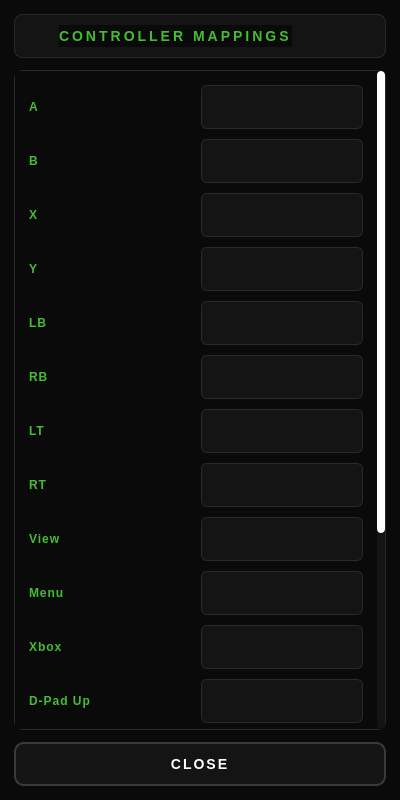
<?xml version="1.0" encoding="UTF-8"?>
<ui version="4.0">
 <class>dialogKeybinds</class>
 <widget class="QDialog" name="dialogKeybinds">
  <property name="geometry">
   <rect><x>0</x><y>0</y><width>400</width><height>800</height></rect>
  </property>
  <property name="windowTitle"><string>KEYBINDS</string></property>
  <property name="styleSheet">
   <string notr="true">QDialog, QWidget {
    background-color: #0a0a0a;
    font-family: "Segoe UI", Arial, sans-serif;
    color: #e8e8e8;
}

QLabel {
    color: #44bd32; /* keep green text */
    font-size: 12px;
    font-weight: 800;
    letter-spacing: 1px;
    min-width: 80px;
}

QComboBox {
    background-color: #141414;
    border: 1px solid #2a2a2a;
    border-radius: 6px;
    color: #ffffff;
    padding: 6px 10px;
    min-height: 30px;
    min-width: 100px;
}
QComboBox:hover { border: 1px solid #ffffff; }
QComboBox::drop-down { border: none; width: 28px; }
QComboBox::down-arrow { width: 0px; height: 0px; image: none; }

QScrollArea {
    border: 1px solid #2a2a2a;
    border-radius: 8px;
    background-color: #141414;
}

QScrollBar:vertical {
    background: #141414;
    width: 8px;
    border-radius: 4px;
}
QScrollBar::handle:vertical {
    background: #ffffff;
    border-radius: 4px;
    min-height: 30px;
}
QScrollBar::add-line:vertical, QScrollBar::sub-line:vertical {
    height: 0px;
}

QPushButton {
    background-color: #141414;
    border: 2px solid #3a3a3a;
    border-radius: 10px;
    color: #ffffff;
    font-size: 14px;
    font-weight: 900;
    letter-spacing: 2px;
    padding: 10px 18px;
}
QPushButton:hover {
    background-color: #1a1a1a;
    border: 2px solid #ffffff;
}
QPushButton:pressed {
    background-color: #0a0a0a;
}

/* Title icon box */
QLabel#lblTitleIcon {
    min-width: 22px;
    max-width: 22px;
    min-height: 22px;
    max-height: 22px;
    background-color: transparent;
    border: none;
    image: url(icons/gamepad.svg);
}
</string>
  </property>
  <layout class="QVBoxLayout" name="verticalLayout">
   <property name="leftMargin"><number>14</number></property>
   <property name="topMargin"><number>14</number></property>
   <property name="rightMargin"><number>14</number></property>
   <property name="bottomMargin"><number>14</number></property>
   <property name="spacing"><number>12</number></property>

   <item>
    <widget class="QFrame" name="frameTitle">
     <property name="styleSheet">
      <string notr="true">QFrame#frameTitle {
    background-color: #141414;
    border: 1px solid #2a2a2a;
    border-radius: 8px;
}
</string>
     </property>
     <layout class="QHBoxLayout" name="titleLayout">
      <property name="leftMargin"><number>12</number></property>
      <property name="topMargin"><number>10</number></property>
      <property name="rightMargin"><number>12</number></property>
      <property name="bottomMargin"><number>10</number></property>
      <property name="spacing"><number>10</number></property>
      <item>
       <widget class="QLabel" name="lblTitleIcon">
        <property name="text"><string></string></property>
       </widget>
      </item>
      <item>
       <widget class="QLabel" name="lblKeybindsTitle">
        <property name="styleSheet">
         <string notr="true">QLabel {
    color: #44bd32;
    font-size: 14px; /* revert to your earlier size */
    font-weight: 900;
    letter-spacing: 3px;
}
</string>
        </property>
        <property name="text"><string>CONTROLLER MAPPINGS</string></property>
       </widget>
      </item>
      <item>
       <spacer name="spacerTitleRight">
        <property name="orientation"><enum>Qt::Horizontal</enum></property>
        <property name="sizeHint"><size><width>20</width><height>20</height></size></property>
       </spacer>
      </item>
     </layout>
    </widget>
   </item>

   <item>
    <widget class="QScrollArea" name="scrollKeybinds">
     <property name="widgetResizable"><bool>true</bool></property>
     <widget class="QWidget" name="scrollAreaWidgetContents">
      <property name="geometry"><rect><x>0</x><y>0</y><width>478</width><height>820</height></rect></property>
      <layout class="QVBoxLayout" name="verticalLayout_2">
       <property name="leftMargin"><number>14</number></property>
       <property name="topMargin"><number>14</number></property>
       <property name="rightMargin"><number>14</number></property>
       <property name="bottomMargin"><number>14</number></property>
       <property name="spacing"><number>10</number></property>

       <item>
        <layout class="QHBoxLayout" name="row_1">
         <item>
          <widget class="QLabel" name="lbl_comboA">
           <property name="text"><string>A</string></property>
          </widget>
         </item>
         <item>
          <widget class="QComboBox" name="comboA"/>
         </item>
        </layout>
       </item>

       <item>
        <layout class="QHBoxLayout" name="row_2">
         <item>
          <widget class="QLabel" name="lbl_comboB">
           <property name="text"><string>B</string></property>
          </widget>
         </item>
         <item>
          <widget class="QComboBox" name="comboB"/>
         </item>
        </layout>
       </item>

       <item>
        <layout class="QHBoxLayout" name="row_3">
         <item>
          <widget class="QLabel" name="lbl_comboX">
           <property name="text"><string>X</string></property>
          </widget>
         </item>
         <item>
          <widget class="QComboBox" name="comboX"/>
         </item>
        </layout>
       </item>

       <item>
        <layout class="QHBoxLayout" name="row_4">
         <item>
          <widget class="QLabel" name="lbl_comboY">
           <property name="text"><string>Y</string></property>
          </widget>
         </item>
         <item>
          <widget class="QComboBox" name="comboY"/>
         </item>
        </layout>
       </item>

       <item>
        <layout class="QHBoxLayout" name="row_5">
         <item>
          <widget class="QLabel" name="lbl_comboLB">
           <property name="text"><string>LB</string></property>
          </widget>
         </item>
         <item>
          <widget class="QComboBox" name="comboLB"/>
         </item>
        </layout>
       </item>

       <item>
        <layout class="QHBoxLayout" name="row_6">
         <item>
          <widget class="QLabel" name="lbl_comboRB">
           <property name="text"><string>RB</string></property>
          </widget>
         </item>
         <item>
          <widget class="QComboBox" name="comboRB"/>
         </item>
        </layout>
       </item>

       <item>
        <layout class="QHBoxLayout" name="row_7">
         <item>
          <widget class="QLabel" name="lbl_comboLT">
           <property name="text"><string>LT</string></property>
          </widget>
         </item>
         <item>
          <widget class="QComboBox" name="comboLT"/>
         </item>
        </layout>
       </item>

       <item>
        <layout class="QHBoxLayout" name="row_8">
         <item>
          <widget class="QLabel" name="lbl_comboRT">
           <property name="text"><string>RT</string></property>
          </widget>
         </item>
         <item>
          <widget class="QComboBox" name="comboRT"/>
         </item>
        </layout>
       </item>

       <item>
        <layout class="QHBoxLayout" name="row_9">
         <item>
          <widget class="QLabel" name="lbl_comboView">
           <property name="text"><string>View</string></property>
          </widget>
         </item>
         <item>
          <widget class="QComboBox" name="comboView"/>
         </item>
        </layout>
       </item>

       <item>
        <layout class="QHBoxLayout" name="row_10">
         <item>
          <widget class="QLabel" name="lbl_comboMenu">
           <property name="text"><string>Menu</string></property>
          </widget>
         </item>
         <item>
          <widget class="QComboBox" name="comboMenu"/>
         </item>
        </layout>
       </item>

       <item>
        <layout class="QHBoxLayout" name="row_11">
         <item>
          <widget class="QLabel" name="lbl_comboXbox">
           <property name="text"><string>Xbox</string></property>
          </widget>
         </item>
         <item>
          <widget class="QComboBox" name="comboXbox"/>
         </item>
        </layout>
       </item>

       <item>
        <layout class="QHBoxLayout" name="row_12">
         <item>
          <widget class="QLabel" name="lbl_comboDpadUp">
           <property name="text"><string>D-Pad Up</string></property>
          </widget>
         </item>
         <item>
          <widget class="QComboBox" name="comboDpadUp"/>
         </item>
        </layout>
       </item>

       <item>
        <layout class="QHBoxLayout" name="row_13">
         <item>
          <widget class="QLabel" name="lbl_comboDpadDown">
           <property name="text"><string>D-Pad Down</string></property>
          </widget>
         </item>
         <item>
          <widget class="QComboBox" name="comboDpadDown"/>
         </item>
        </layout>
       </item>

       <item>
        <layout class="QHBoxLayout" name="row_14">
         <item>
          <widget class="QLabel" name="lbl_comboDpadLeft">
           <property name="text"><string>D-Pad Left</string></property>
          </widget>
         </item>
         <item>
          <widget class="QComboBox" name="comboDpadLeft"/>
         </item>
        </layout>
       </item>

       <item>
        <layout class="QHBoxLayout" name="row_15">
         <item>
          <widget class="QLabel" name="lbl_comboDpadRight">
           <property name="text"><string>D-Pad Right</string></property>
          </widget>
         </item>
         <item>
          <widget class="QComboBox" name="comboDpadRight"/>
         </item>
        </layout>
       </item>

       <item>
        <layout class="QHBoxLayout" name="row_16">
         <item>
          <widget class="QLabel" name="lbl_comboLS">
           <property name="text"><string>Left Stick Press (LS)</string></property>
          </widget>
         </item>
         <item>
          <widget class="QComboBox" name="comboLS"/>
         </item>
        </layout>
       </item>

       <item>
        <layout class="QHBoxLayout" name="row_17">
         <item>
          <widget class="QLabel" name="lbl_comboRS">
           <property name="text"><string>Right Stick Press (RS)</string></property>
          </widget>
         </item>
         <item>
          <widget class="QComboBox" name="comboRS"/>
         </item>
        </layout>
       </item>
       <item>
        <spacer name="spacerBottom">
         <property name="orientation"><enum>Qt::Vertical</enum></property>
         <property name="sizeHint"><size><width>20</width><height>40</height></size></property>
        </spacer>
       </item>
      </layout>
     </widget>
    </widget>
   </item>

   <item>
    <widget class="QPushButton" name="btnCloseKeybinds">
     <property name="minimumSize"><size><width>0</width><height>44</height></size></property>
     <property name="text"><string>CLOSE</string></property>
    </widget>
   </item>

  </layout>
 </widget>
 <resources/>
 <connections/>
</ui>
